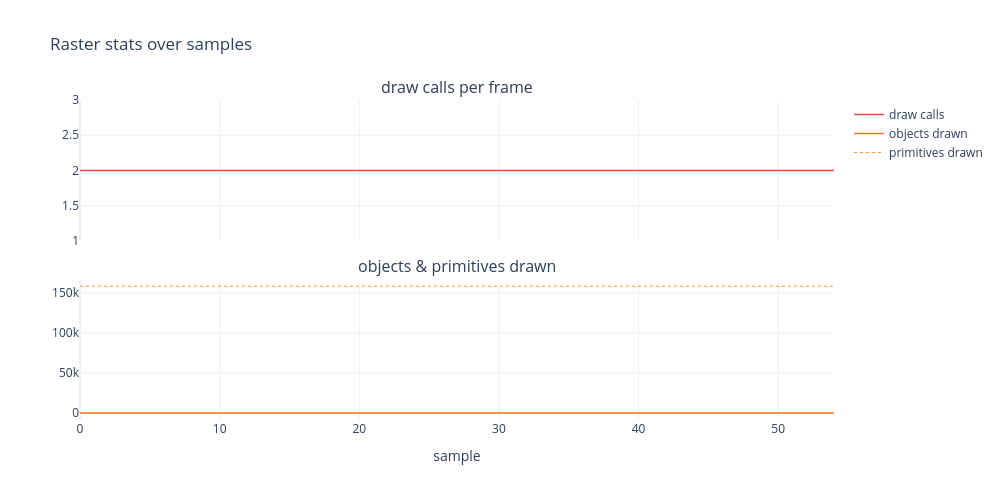

The cell this chart's notebook holds for it:
### Markdown cell above
## 3 — Draw calls & raster

### Code cell
fig = make_subplots(
    rows=2, cols=1, shared_xaxes=True,
    subplot_titles=('draw calls per frame', 'objects & primitives drawn'),
    vertical_spacing=0.12
)

fig.add_trace(go.Scatter(
    x=SAMPLES, y=df['raster/total_draw_calls'],
    mode='lines', name='draw calls',
    line=dict(color='#EF4444', width=1.5)
), row=1, col=1)

fig.add_trace(go.Scatter(
    x=SAMPLES, y=df['raster/total_objects_drawn'],
    mode='lines', name='objects drawn',
    line=dict(color='#F97316', width=1.5)
), row=2, col=1)

fig.add_trace(go.Scatter(
    x=SAMPLES, y=df['raster/total_primitives_drawn'],
    mode='lines', name='primitives drawn',
    line=dict(color='#FB923C', width=1, dash='dot')
), row=2, col=1)

fig.update_layout(
    title='Raster stats over samples',
    template='plotly_white', width=1000, height=500
)
fig.update_xaxes(title_text='sample', row=2)
fig.write_image(OUT / '03_draw_calls.png')
fig.show()

### Figure 1 — Plotly figure (JSON) as saved in the notebook; plotly's stock layout.template omitted (floating-point values rounded to 4 significant figures)
{"data": [{"line": {"color": "#EF4444", "width": 1.5}, "mode": "lines", "name": "draw calls", "type": "scatter", "x": [0, 1, 2, 3, 4, 5, 6, 7, 8, 9, 10, 11, 12, 13, 14, 15, 16, 17, 18, 19, 20, 21, 22, 23, 24, 25, 26, 27, 28, 29, 30, 31, 32, 33, 34, 35, 36, 37, 38, 39, 40, 41, 42, 43, 44, 45, 46, 47, 48, 49, 50, 51, 52, 53, 54], "xaxis": "x", "y": [2.0, 2.0, 2.0, 2.0, 2.0, 2.0, 2.0, 2.0, 2.0, 2.0, 2.0, 2.0, 2.0, 2.0, 2.0, 2.0, 2.0, 2.0, 2.0, 2.0, 2.0, 2.0, 2.0, 2.0, 2.0, 2.0, 2.0, 2.0, 2.0, 2.0, 2.0, 2.0, 2.0, 2.0, 2.0, 2.0, 2.0, 2.0, 2.0, 2.0, 2.0, 2.0, 2.0, 2.0, 2.0, 2.0, 2.0, 2.0, 2.0, 2.0, 2.0, 2.0, 2.0, 2.0, 2.0], "yaxis": "y"}, {"line": {"color": "#F97316", "width": 1.5}, "mode": "lines", "name": "objects drawn", "type": "scatter", "x": [0, 1, 2, 3, 4, 5, 6, 7, 8, 9, 10, 11, 12, 13, 14, 15, 16, 17, 18, 19, 20, 21, 22, 23, 24, 25, 26, 27, 28, 29, 30, 31, 32, 33, 34, 35, 36, 37, 38, 39, 40, 41, 42, 43, 44, 45, 46, 47, 48, 49, 50, 51, 52, 53, 54], "xaxis": "x2", "y": [2.0, 2.0, 2.0, 2.0, 2.0, 2.0, 2.0, 2.0, 2.0, 2.0, 2.0, 2.0, 2.0, 2.0, 2.0, 2.0, 2.0, 2.0, 2.0, 2.0, 2.0, 2.0, 2.0, 2.0, 2.0, 2.0, 2.0, 2.0, 2.0, 2.0, 2.0, 2.0, 2.0, 2.0, 2.0, 2.0, 2.0, 2.0, 2.0, 2.0, 2.0, 2.0, 2.0, 2.0, 2.0, 2.0, 2.0, 2.0, 2.0, 2.0, 2.0, 2.0, 2.0, 2.0, 2.0], "yaxis": "y2"}, {"line": {"color": "#FB923C", "dash": "dot", "width": 1}, "mode": "lines", "name": "primitives drawn", "type": "scatter", "x": [0, 1, 2, 3, 4, 5, 6, 7, 8, 9, 10, 11, 12, 13, 14, 15, 16, 17, 18, 19, 20, 21, 22, 23, 24, 25, 26, 27, 28, 29, 30, 31, 32, 33, 34, 35, 36, 37, 38, 39, 40, 41, 42, 43, 44, 45, 46, 47, 48, 49, 50, 51, 52, 53, 54], "xaxis": "x2", "y": [158400.0, 158400.0, 158400.0, 158400.0, 158400.0, 158400.0, 158400.0, 158400.0, 158400.0, 158400.0, 158400.0, 158400.0, 158400.0, 158400.0, 158400.0, 158400.0, 158400.0, 158400.0, 158400.0, 158400.0, 158400.0, 158400.0, 158400.0, 158400.0, 158400.0, 158400.0, 158400.0, 158400.0, 158400.0, 158400.0, 158400.0, 158400.0, 158400.0, 158400.0, 158400.0, 158400.0, 158400.0, 158400.0, 158400.0, 158400.0, 158400.0, 158400.0, 158400.0, 158400.0, 158400.0, 158400.0, 158400.0, 158400.0, 158400.0, 158400.0, 158400.0, 158400.0, 158400.0, 158400.0, 158400.0], "yaxis": "y2"}], "layout": {"annotations": [{"font": {"size": 16}, "showarrow": false, "text": "draw calls per frame", "x": 0.5, "xanchor": "center", "xref": "paper", "y": 1, "yanchor": "bottom", "yref": "paper"}, {"font": {"size": 16}, "showarrow": false, "text": "objects & primitives drawn", "x": 0.5, "xanchor": "center", "xref": "paper", "y": 0.44, "yanchor": "bottom", "yref": "paper"}], "height": 500, "title": {"text": "Raster stats over samples"}, "width": 1000, "xaxis": {"anchor": "y", "domain": [0, 1], "matches": "x2", "showticklabels": false}, "xaxis2": {"anchor": "y2", "domain": [0, 1], "title": {"text": "sample"}}, "yaxis": {"anchor": "x", "domain": [0.56, 1]}, "yaxis2": {"anchor": "x2", "domain": [0, 0.44]}}}
